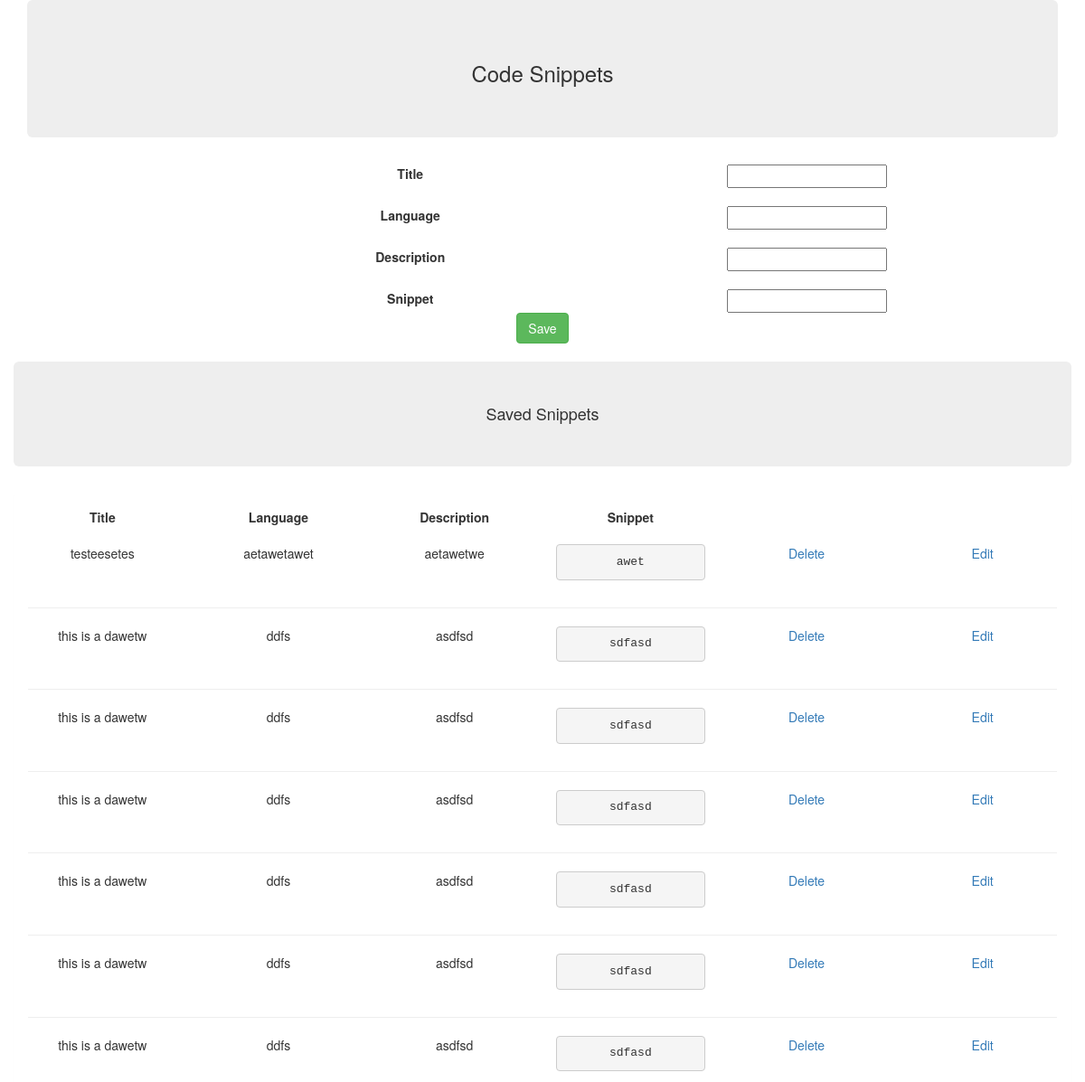
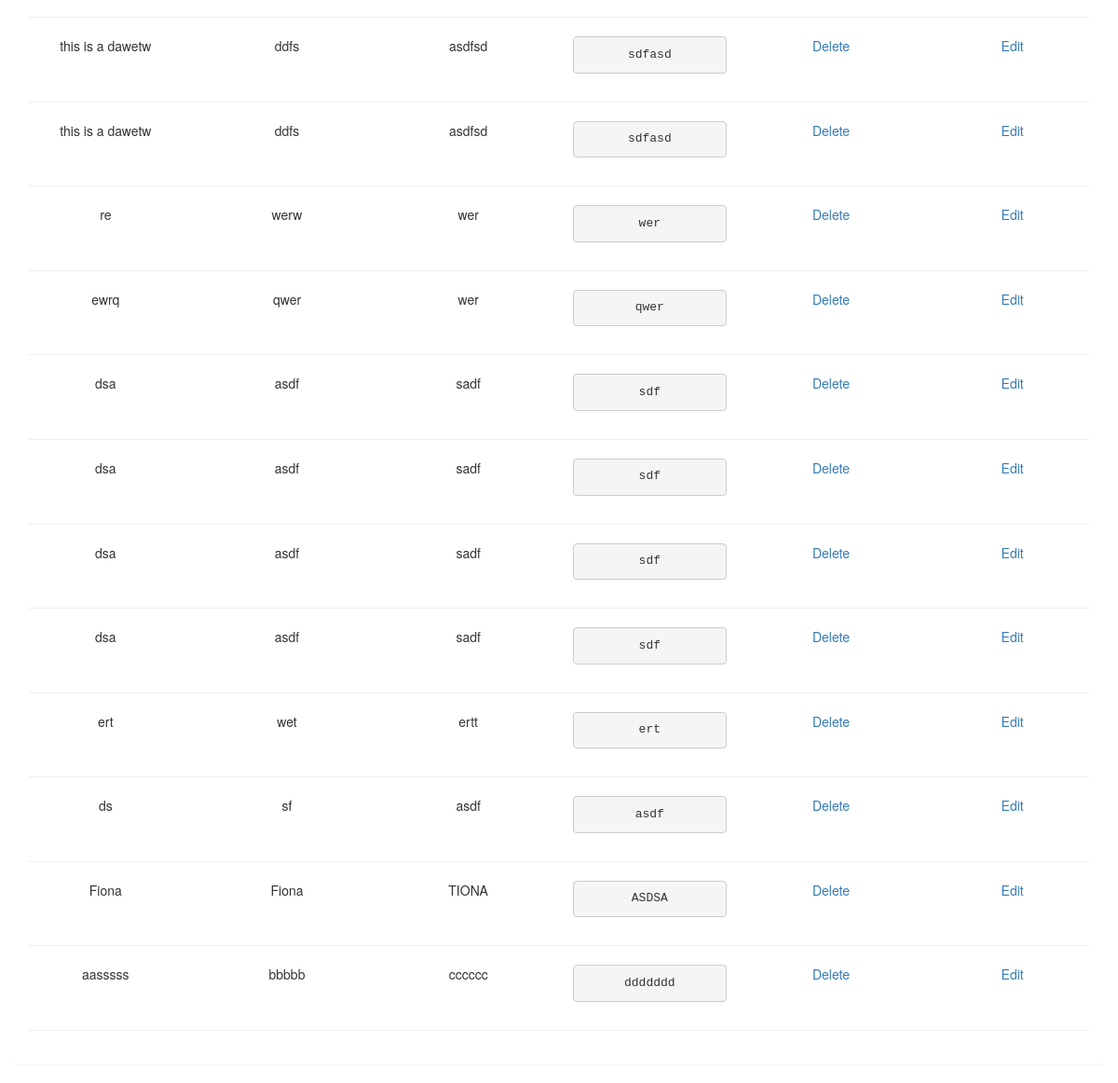
Page /update_item/ on the earlier database version (2 pictures, top to bottom).
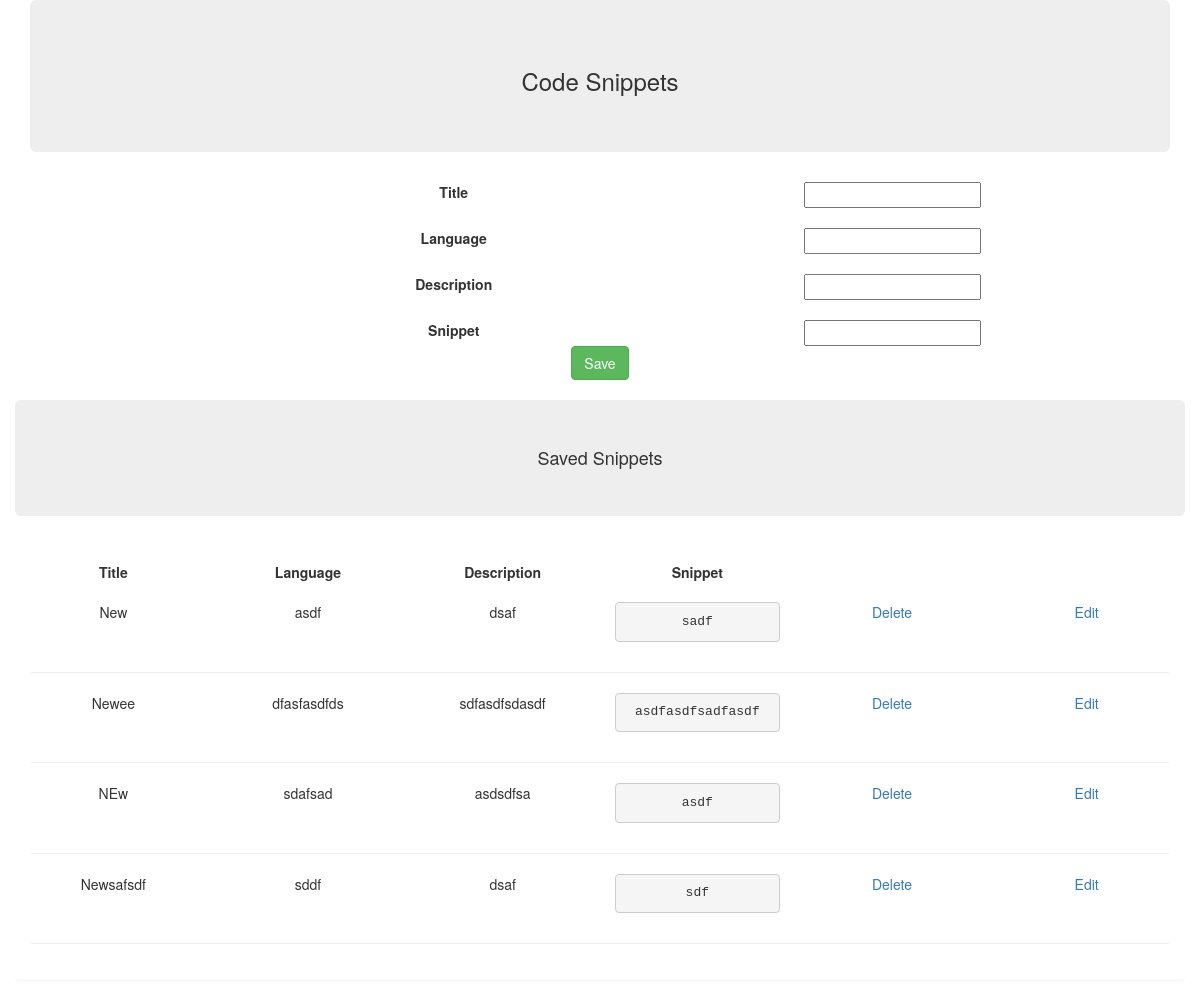
Same page on the later database version.
### snippets/models.py (models this page shows)
class Snippets(models.Model):
    title = models.CharField(max_length=100, blank=False)
    language = models.CharField(max_length=200, blank=False)
    description = models.CharField(max_length=200, blank=False)
    snippet = models.CharField(max_length=300, blank=False)
    created_at = models.DateField(default=datetime.datetime.now, blank=True)
    updated_at = models.DateField(default=datetime.datetime.now, blank=True)

### snippets/views.py (the view, shortened to what this page needs)
# urls.py: url(r'^update_item/$', views.update_item, name='update_item'),
def update_item(request):
    error=""
    snippets = Snippets.objects.all()
    form = AddSnippet()
    return render(request, 'index.html', {'form': form, "snippets": snippets, "updateerror": error})

### snippets/forms.py
class AddSnippet(forms.ModelForm):
    class Meta:
        model = Snippets
        fields = ('title','language', 'description', 'snippet',)

### snippets/templates/index.html (shortened to what this page needs)
{% extends 'base.html' %}
{% block content %}
<div class="jumbotron text-center"><h3>Code Snippets</h3></div>
<div class= "row">
    <form action="/add/" method="POST" class="post-form">{% csrf_token %}
            <div class="row">
                <div class="col-md-12">
                    <div class="fieldWrapper text-center">
                        <div class="col-md-3"></div>
                        <div class="col-md-3"><label for="id_title">Title</label></div>
                        <div class="col-md-6">{{ form.title }}</div>
                    </div>
                </div>
            </div>
            <br/>
            <div class="row">
                <div class="col-md-12">
                    <div class="fieldWrapper text-center">
                        <div class="col-md-3"></div>
                        <div class="col-md-3">
                            <label for="id_language">Language</label>
                        </div>
                        <div class="col-md-6">{{ form.language }}</div>
                    </div>
                </div>
            </div>
            <br/>
            <div class="row">
                <div class="col-md-12">
                    <div class="fieldWrapper text-center">
                        <div class="col-md-3"></div>
                        <div class="col-md-3"><label for="id_description">Description</label></div>
                        <div class="col-md-6">{{ form.description }}</div>
                    </div>
                </div>
            </div>
            <br/>
            <div class="row">
                <div class="col-md-12">
                    <div class="fieldWrapper text-center">
                        <div class="col-md-3"></div>
                        <div class="col-md-3"><label for="id_snippet">Snippet</label></div>
                        <div class="col-md-6">{{ form.snippet }}</div>
                    </div>
                </div>
            <br/>
            <div class="row">
                <div class="col-md-12 text-center">
                    <p><button type="submit" class="save btn btn-success">Save</button></p>
                </div>
            </div>
    </form>
</div>
<div class="row">
    <div class="col-md-12">
        <h4 class="text-center jumbotron">Saved Snippets</h4>
        {% if snippets %}
            <div class="panel panel-body">
                <div class="row">
                    <div class="col-md-2 text-center"><strong>Title</strong></div>
                    <div class="col-md-2 text-center"><strong>Language</strong></div>
                    <div class="col-md-2 text-center"><strong>Description</strong></div>
                    <div class="col-md-2 text-center"><strong>Snippet</strong></div>
                    <div class="col-md-2"></div>
                    <div class="col-md-2"></div>
                </div>
                <br/>
                {% for snippet in snippets %}
                    <div class="row">
                        <div class="col-md-2 text-center">{{ snippet.title }}</div>
                        <div class="col-md-2 text-center">{{ snippet.language }}</div>
                        <div class="col-md-2 text-center">{{ snippet.description }}</div>
                        <div class="col-md-2 text-center"><pre>{{ snippet.snippet }}</pre></div>
                        <div class="col-md-2 text-center"><a href="{% url 'delete_item' pk=snippet.pk %}" >Delete</a></div>
                        <div class="col-md-2 text-center"><a href="{% url 'edit_item' pk=snippet.pk %}">Edit</a></div>
                    </div>
                    <hr/>
                {% endfor %}
            </div>
        {% endif %}
    </div>
</div>
{% endblock %}

### snippets/templates/base.html (shortened to what this page needs)
<!DOCTYPE html>
<html>
  <head>
    <link rel="stylesheet" href="https://maxcdn.bootstrapcdn.com/bootstrap/3.3.7/css/bootstrap.min.css">
  </head>
  <body>
    <div class="container">
      {% block content %} {% endblock %}
    </div>
  </body>
</html>

Differences in the rows shown:
removed Snippets: title "testeesetes", language "aetawetawet", description "aetawetwe", snippet "awet"
removed Snippets: title "this is a dawetw", language "ddfs", description "asdfsd", snippet "sdfasd"
removed Snippets: title "this is a dawetw", language "ddfs", description "asdfsd", snippet "sdfasd"
removed Snippets: title "this is a dawetw", language "ddfs", description "asdfsd", snippet "sdfasd"
removed Snippets: title "this is a dawetw", language "ddfs", description "asdfsd", snippet "sdfasd"
removed Snippets: title "this is a dawetw", language "ddfs", description "asdfsd", snippet "sdfasd"
removed Snippets: title "this is a dawetw", language "ddfs", description "asdfsd", snippet "sdfasd"
removed Snippets: title "this is a dawetw", language "ddfs", description "asdfsd", snippet "sdfasd"
removed Snippets: title "this is a dawetw", language "ddfs", description "asdfsd", snippet "sdfasd"
removed Snippets: title "re", language "werw", description "wer", snippet "wer"
removed Snippets: title "ewrq", language "qwer", description "wer", snippet "qwer"
removed Snippets: title "dsa", language "asdf", description "sadf", snippet "sdf"
removed Snippets: title "dsa", language "asdf", description "sadf", snippet "sdf"
removed Snippets: title "dsa", language "asdf", description "sadf", snippet "sdf"
removed Snippets: title "dsa", language "asdf", description "sadf", snippet "sdf"
removed Snippets: title "ert", language "wet", description "ertt", snippet "ert"
removed Snippets: title "ds", language "sf", description "asdf", snippet "asdf"
removed Snippets: title "Fiona", language "Fiona", description "TIONA", snippet "ASDSA"
removed Snippets: title "aasssss", language "bbbbb", description "cccccc", snippet "ddddddd"
added Snippets: title "New", language "asdf", description "dsaf", snippet "sadf"
added Snippets: title "Newee", language "dfasfasdfds", description "sdfasdfsdasdf", snippet "asdfasdfsadfasdf"
added Snippets: title "NEw", language "sdafsad", description "asdsdfsa", snippet "asdf"
added Snippets: title "Newsafsdf", language "sddf", description "dsaf", snippet "sdf"
